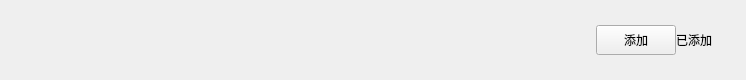
<?xml version="1.0" encoding="UTF-8"?>
<ui version="4.0">
 <class>ApplyFriendItem</class>
 <widget class="QWidget" name="ApplyFriendItem">
  <property name="geometry">
   <rect>
    <x>0</x>
    <y>0</y>
    <width>746</width>
    <height>80</height>
   </rect>
  </property>
  <property name="maximumSize">
   <size>
    <width>16777215</width>
    <height>80</height>
   </size>
  </property>
  <property name="windowTitle">
   <string>Form</string>
  </property>
  <layout class="QHBoxLayout" name="horizontalLayout">
   <property name="leftMargin">
    <number>9</number>
   </property>
   <property name="topMargin">
    <number>0</number>
   </property>
   <property name="rightMargin">
    <number>0</number>
   </property>
   <property name="bottomMargin">
    <number>0</number>
   </property>
   <item>
    <spacer name="horizontalSpacer">
     <property name="orientation">
      <enum>Qt::Orientation::Horizontal</enum>
     </property>
     <property name="sizeType">
      <enum>QSizePolicy::Policy::Fixed</enum>
     </property>
     <property name="sizeHint" stdset="0">
      <size>
       <width>20</width>
       <height>20</height>
      </size>
     </property>
    </spacer>
   </item>
   <item>
    <widget class="QLabel" name="iconLab">
     <property name="minimumSize">
      <size>
       <width>45</width>
       <height>45</height>
      </size>
     </property>
     <property name="maximumSize">
      <size>
       <width>45</width>
       <height>45</height>
      </size>
     </property>
     <property name="text">
      <string/>
     </property>
    </widget>
   </item>
   <item>
    <widget class="QWidget" name="widget" native="true">
     <layout class="QHBoxLayout" name="horizontalLayout_2">
      <property name="spacing">
       <number>0</number>
      </property>
      <property name="leftMargin">
       <number>0</number>
      </property>
      <property name="topMargin">
       <number>0</number>
      </property>
      <property name="rightMargin">
       <number>0</number>
      </property>
      <property name="bottomMargin">
       <number>0</number>
      </property>
      <item>
       <widget class="QWidget" name="widget_2" native="true">
        <layout class="QVBoxLayout" name="verticalLayout">
         <item>
          <widget class="QLabel" name="userNameLab">
           <property name="text">
            <string/>
           </property>
          </widget>
         </item>
         <item>
          <widget class="QLabel" name="userChatLab">
           <property name="text">
            <string/>
           </property>
          </widget>
         </item>
        </layout>
       </widget>
      </item>
      <item>
       <widget class="ClickedBtn" name="addBtn">
        <property name="maximumSize">
         <size>
          <width>80</width>
          <height>30</height>
         </size>
        </property>
        <property name="text">
         <string>添加</string>
        </property>
       </widget>
      </item>
      <item>
       <widget class="QLabel" name="addedLab">
        <property name="minimumSize">
         <size>
          <width>40</width>
          <height>0</height>
         </size>
        </property>
        <property name="maximumSize">
         <size>
          <width>40</width>
          <height>16777215</height>
         </size>
        </property>
        <property name="text">
         <string>已添加</string>
        </property>
       </widget>
      </item>
      <item>
       <spacer name="horizontalSpacer_2">
        <property name="orientation">
         <enum>Qt::Orientation::Horizontal</enum>
        </property>
        <property name="sizeType">
         <enum>QSizePolicy::Policy::Fixed</enum>
        </property>
        <property name="sizeHint" stdset="0">
         <size>
          <width>30</width>
          <height>20</height>
         </size>
        </property>
       </spacer>
      </item>
     </layout>
    </widget>
   </item>
  </layout>
 </widget>
 <customwidgets>
  <customwidget>
   <class>ClickedBtn</class>
   <extends>QPushButton</extends>
   <header location="global">clickedbtn.h</header>
  </customwidget>
 </customwidgets>
 <resources/>
 <connections/>
</ui>
